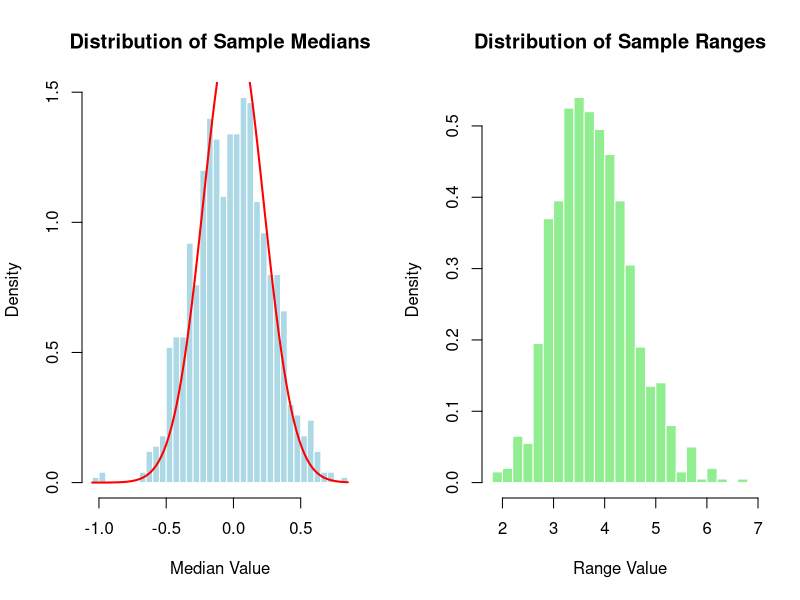
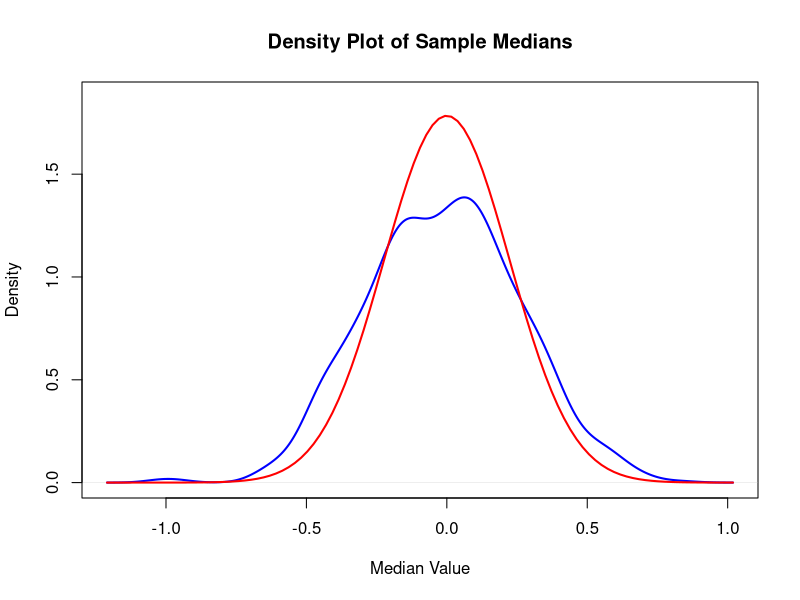
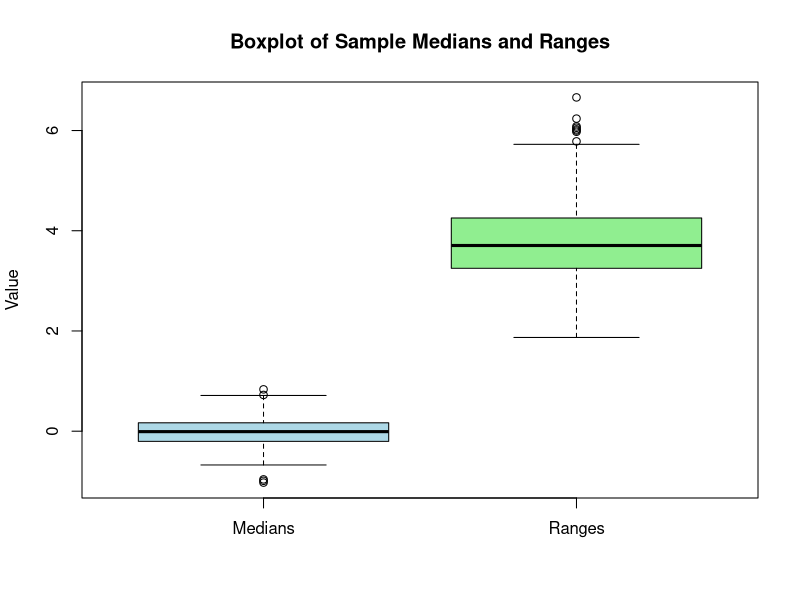

R code for these plots, in order:
# Define population parameters and simulation settings
mu <- 0         # Population mean (mu)
sigma <- 1      # Population standard deviation (sigma)
n <- 20         # Sample size
N_sim <- 1000   # Number of simulations

# Initialize vectors to store results
medians <- numeric(N_sim)
ranges <- numeric(N_sim)

# Set seed for reproducibility
set.seed(129)

# Simulation loop
for (i in 1:N_sim) {
  # Generate a sample of size n from a normal distribution
  data <- rnorm(n = n, mean = mu, sd = sigma)

  # Store the sample median and sample range
  medians[i] <- median(data)
  ranges[i] <- max(data) - min(data)
}

# Graphical output: Create a 1x2 grid for two plots
par(mfrow = c(1, 2))

# Plot 1: Histogram of the simulated medians
hist(medians, breaks = 30, col = "lightblue", probability = TRUE,
     main = "Distribution of Sample Medians",
     xlab = "Median Value", border = "white")
# Overlay the theoretical normal density curve (Note: this is only an approximation for the median)
curve(dnorm(x, mean = mu, sd = sigma / sqrt(n)), add = TRUE, col = "red", lwd = 2)

# Plot 2: Histogram of the simulated ranges
hist(ranges, breaks = 30, col = "lightgreen", probability = TRUE,
     main = "Distribution of Sample Ranges",
     xlab = "Range Value", border = "white")

# Switch back to a single plotting area for the next plots
par(mfrow = c(1, 1))

# Plot 3: Density plot comparing medians with a normal curve
plot(density(medians), col = "blue", lwd = 2,
     main = "Density Plot of Sample Medians",
     xlab = "Median Value",
     ylim = c(0, dnorm(0, mean=mu, sd=sigma/sqrt(n)) * 1.05)) # Adjust ylim to fit the theoretical curve
# Overlay the theoretical normal density curve
curve(dnorm(x, mean = mu, sd = sigma / sqrt(n)), add = TRUE, col = "red", lwd = 2)

# Plot 4: Boxplot of medians and ranges
boxplot(list(Medians = medians, Ranges = ranges),
        col = c("lightblue", "lightgreen"),
        main = "Boxplot of Sample Medians and Ranges",
        ylab = "Value")
